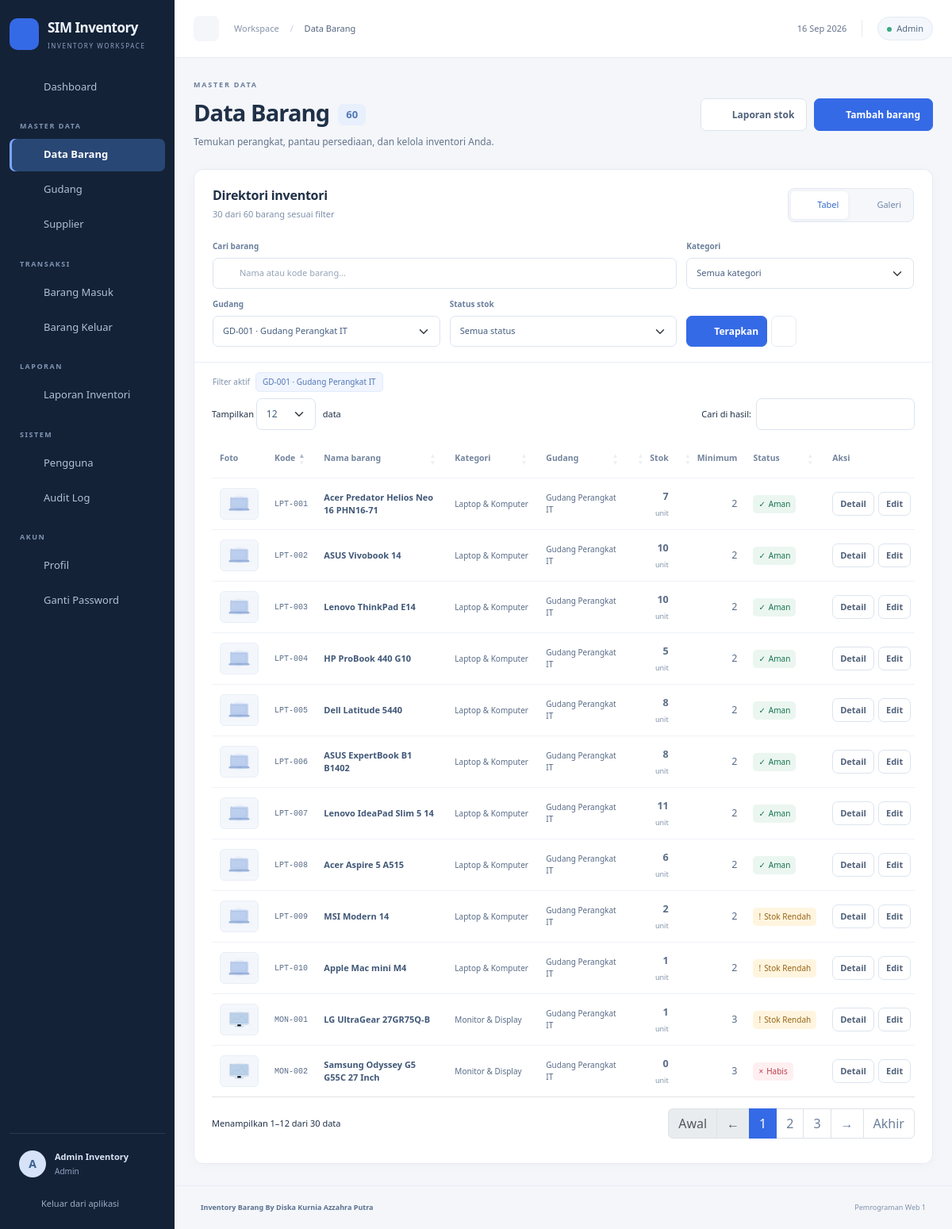
Page /barang?gudang_id=1 (signed in) on the committed database.
### tables this page shows
CREATE TABLE users (
 id BIGINT UNSIGNED AUTO_INCREMENT PRIMARY KEY,
 name VARCHAR(100) NOT NULL,
 email VARCHAR(150) NOT NULL UNIQUE,
 password VARCHAR(255) NOT NULL,
 role_id BIGINT UNSIGNED NOT NULL,
 is_active TINYINT NOT NULL DEFAULT 1,
 created_at TIMESTAMP NOT NULL DEFAULT CURRENT_TIMESTAMP,
 updated_at TIMESTAMP NOT NULL DEFAULT CURRENT_TIMESTAMP ON UPDATE CURRENT_TIMESTAMP,
 FOREIGN KEY (role_id) REFERENCES roles(id),
 CHECK (is_active IN (0,1))
);

CREATE TABLE roles (
 id BIGINT UNSIGNED AUTO_INCREMENT PRIMARY KEY,
 name VARCHAR(20) NOT NULL UNIQUE
);

CREATE TABLE barang (
 id BIGINT UNSIGNED AUTO_INCREMENT PRIMARY KEY,
 kode_barang VARCHAR(30) NOT NULL UNIQUE,
 nama_barang VARCHAR(100) NOT NULL,
 kategori VARCHAR(80) NOT NULL,
 satuan VARCHAR(30) NOT NULL,
 stok INT NOT NULL DEFAULT 0,
 stok_minimum INT NOT NULL DEFAULT 0,
 gudang_id BIGINT UNSIGNED NOT NULL,
 foto VARCHAR(80) NULL,
 deskripsi TEXT NULL,
 created_at TIMESTAMP NOT NULL DEFAULT CURRENT_TIMESTAMP,
 updated_at TIMESTAMP NOT NULL DEFAULT CURRENT_TIMESTAMP ON UPDATE CURRENT_TIMESTAMP,
 FOREIGN KEY (gudang_id) REFERENCES gudang(id) ON DELETE RESTRICT,
 INDEX idx_barang_kategori (kategori),
 CHECK (stok >= 0), CHECK (stok_minimum >= 0)
);

CREATE TABLE gudang (
 id BIGINT UNSIGNED AUTO_INCREMENT PRIMARY KEY,
 kode_gudang VARCHAR(30) NOT NULL UNIQUE,
 nama_gudang VARCHAR(100) NOT NULL,
 lokasi VARCHAR(255) NOT NULL,
 keterangan TEXT NULL,
 created_at TIMESTAMP NOT NULL DEFAULT CURRENT_TIMESTAMP,
 updated_at TIMESTAMP NOT NULL DEFAULT CURRENT_TIMESTAMP ON UPDATE CURRENT_TIMESTAMP
);

### views/barang/index.php (the view, shortened to what the rows shown need)
<div class="page-heading">
    <div><div class="eyebrow">MASTER DATA</div><h1>Data Barang<span class="heading-count"><?= $total ?></span></h1><p>Temukan perangkat, pantau persediaan, dan kelola inventori Anda.</p></div>
    <div class="page-actions"><a class="btn btn-light" href="/reports"><?= icon('report') ?> Laporan stok</a><?php if ($canWrite): ?><a class="btn btn-primary" href="/barang/create"><?= icon('plus') ?> Tambah barang</a><?php endif; ?></div>
</div>
<section class="panel inventory-panel" id="inventory-panel">
    <div class="inventory-toolbar">
        <div><h2>Direktori inventori</h2><p><?= count($rows) ?> dari <?= $total ?> barang sesuai filter</p></div>
        <div class="view-switch" role="group" aria-label="Tampilan barang"><button class="view-button active" data-view="table" aria-pressed="true"><?= icon('table') ?> Tabel</button><button class="view-button" data-view="gallery" aria-pressed="false"><?= icon('grid') ?> Galeri</button></div>
    </div>
    <form class="inventory-filters" action="/barang" method="get" id="inventory-filters">
        <div class="filter-search"><label for="inventory-query">Cari barang</label><div class="search-input"><?= icon('search') ?><input class="form-control" type="search" name="q" id="inventory-query" placeholder="Nama atau kode barang…" value="<?= e($filters['q']) ?>" maxlength="150"></div></div>
        <div><label for="inventory-category">Kategori</label><select class="form-select" name="kategori" id="inventory-category"><option value="">Semua kategori</option></select></div>
        <div><label for="inventory-warehouse">Gudang</label><select class="form-select" name="gudang_id" id="inventory-warehouse"><option value="">Semua gudang</option><?php foreach ($options['gudang'] as $id => $label): ?><option value="<?= (int) $id ?>" <?= $filters['gudang_id'] === (string) $id ? 'selected' : '' ?>><?= e($label) ?></option><?php endforeach; ?></select></div>
        <div><label for="inventory-status">Status stok</label><select class="form-select" name="status" id="inventory-status"><?php foreach (['' => 'Semua status', 'safe' => 'Aman', 'low' => 'Stok Rendah', 'out' => 'Habis', 'attention' => 'Perlu perhatian'] as $key => $label): ?><option value="<?= e($key) ?>" <?= $filters['status'] === $key ? 'selected' : '' ?>><?= e($label) ?></option><?php endforeach; ?></select></div>
        <div class="filter-actions"><button class="btn btn-primary" type="submit" aria-label="Terapkan filter"><?= icon('filter') ?><span>Terapkan</span></button><a class="icon-button filter-reset" href="/barang" aria-label="Hapus semua filter" title="Hapus semua filter"><?= icon('close') ?></a></div>
    </form>
    <?php if (array_filter($filters)): ?><div class="active-filters" aria-label="Filter aktif"><span>Filter aktif</span><?php foreach ($filters as $key => $value): if ($value === '') continue; ?><span class="filter-chip"><?= e(match ($key) { 'status' => ['safe'=>'Aman','low'=>'Stok Rendah','out'=>'Habis','attention'=>'Perlu perhatian'][$value], 'gudang_id' => $options['gudang'][$value] ?? 'Gudang tidak ditemukan', default => $value }) ?></span><?php endforeach; ?></div><?php endif; ?>
    <div class="table-container inventory-table-container">
        <table class="table inventory-table" id="inventory-table"><thead><tr><th data-orderable="false">Foto</th><th>Kode</th><th>Nama barang</th><th>Kategori</th><th>Gudang</th><th>Stok</th><th>Minimum</th><th>Status</th><th data-orderable="false">Aksi</th></tr></thead><tbody>
        <?php foreach ($rows as $row): $health = ItemUI::health($row); ?>
        <tr data-item-id="<?= (int) $row['id'] ?>"><td><img class="table-product-image" loading="lazy" src="<?= e(ItemUI::photo($row)) ?>" data-fallback="<?= e(ItemUI::placeholder($row['kategori'])) ?>" alt="<?= e(!empty($row['foto']) ? 'Foto ' . $row['nama_barang'] : 'Ilustrasi kategori ' . $row['kategori']) ?>"></td><td class="code-cell"><?= e($row['kode_barang']) ?></td><td class="product-name-cell"><a href="/barang/<?= (int) $row['id'] ?>"><?= e($row['nama_barang']) ?></a></td><td><?= e($row['kategori']) ?></td><td><?= e($row['nama_gudang']) ?></td><td data-order="<?= (int) $row['stok'] ?>"><strong><?= (int) $row['stok'] ?></strong><small class="cell-secondary"><?= e($row['satuan']) ?></small></td><td><?= (int) $row['stok_minimum'] ?></td><td><span class="stock-status <?= e($health['key']) ?>"><span aria-hidden="true"><?= $health['icon'] ?></span> <?= e($health['label']) ?></span></td><td><?php require BASE_PATH . '/views/barang/actions.php'; ?></td></tr>
        <?php endforeach; ?>
        </tbody></table>
        <?php foreach ($rows as $row): $health = ItemUI::health($row); ?>
                <div class="product-card-body">
                <div class="product-card-actions"><?php require BASE_PATH . '/views/barang/actions.php'; ?></div></div>
        <?php endforeach; ?>
    </div>
</section>

### views/barang/actions.php (shortened to what the rows shown need)
<div class="action-group"><a class="btn btn-sm btn-light" href="/barang/<?= (int) $row['id'] ?>">Detail</a><?php if ($canWrite): ?><a class="btn btn-sm btn-light" href="/barang/<?= (int) $row['id'] ?>/edit">Edit</a><?php endif; ?></div>

### app/Core/Router.php (shortened to what the rows shown need)
<?php
final class Router
{
    private array $routes = [];
    public function add(string $method, string $path, callable $handler): void
    {
        $this->routes[] = [$method, '#^' . preg_replace('/\{id\}/', '([1-9][0-9]*)', $path) . '/?$#', $handler];
    }
    public function dispatch(): void
    {
        $path = parse_url($_SERVER['REQUEST_URI'], PHP_URL_PATH);
        $matched = false;
        foreach ($this->routes as [$method, $pattern, $handler]) {
            if (preg_match($pattern, $path, $matches)) {
                $matched = true;
                if ($method === $_SERVER['REQUEST_METHOD']) {
                    array_shift($matches);
                    $handler(...$matches);
                    return;
                }
            }
        }
        throw new HttpException($matched ? 405 : 404, $matched ? 'Metode HTTP tidak diizinkan.' : 'Halaman atau data tidak ditemukan.');
    }
}

### views/layouts/main.php (shortened to what the rows shown need)
<?php
$currentUser = \App\Services\Auth::user();
$path = parse_url($_SERVER['REQUEST_URI'], PHP_URL_PATH);
$sections = [
    '' => ['dashboard' => ['grid', 'Dashboard']],
    'MASTER DATA' => ['barang' => ['box', 'Data Barang'], 'gudang' => ['warehouse', 'Gudang'], 'supplier' => ['supplier', 'Supplier']],
    'TRANSAKSI' => ['barang-masuk' => ['in', 'Barang Masuk'], 'barang-keluar' => ['out', 'Barang Keluar']],
    'LAPORAN' => ['reports' => ['report', 'Laporan Inventori']],
];
if (($currentUser['role'] ?? '') === 'Admin') {
    $sections['SISTEM'] = ['users' => ['users', 'Pengguna'], 'audit-logs' => ['clock', 'Audit Log']];
}
$sections['AKUN'] = ['profile' => ['user', 'Profil'], 'profile#password-panel' => ['lock', 'Ganti Password']];
?>
<!doctype html>
<html lang="id">
<head>
    <link rel="stylesheet" href="/assets/vendor/bootstrap.min.css">
    <link rel="stylesheet" href="/assets/vendor/dataTables.bootstrap5.min.css">
    <link rel="stylesheet" href="/assets/css/app.css">
</head>
<body class="<?= $currentUser ? 'app-body' : 'auth-body' ?>">
<?php if ($currentUser): ?>
    <aside class="sidebar" id="sidebar" aria-label="Navigasi workspace">
        <div class="sidebar-brand-row">
            <a class="brand" href="/dashboard" aria-label="SIM Inventory Dashboard"><span class="brand-icon"><?= icon('box') ?></span><span class="brand-label">SIM Inventory<small>INVENTORY WORKSPACE</small></span></a>
        </div>
        <nav class="sidebar-nav" aria-label="Navigasi utama">
        <?php foreach ($sections as $heading => $links): ?>
            <?php if ($heading): ?><div class="nav-caption"><?= e($heading) ?></div><?php endif; ?>
            <?php foreach ($links as $url => [$symbol, $label]): $active = '/' . $url === $path || (!str_contains($url, '#') && str_starts_with($path, '/' . $url . '/')); ?>
            <a class="nav-item <?= $active ? 'active' : '' ?>" href="/<?= e($url) ?>" title="<?= e($label) ?>" aria-label="<?= e($label) ?>" <?= $active ? 'aria-current="page"' : '' ?>><?= icon($symbol) ?><span class="nav-label"><?= e($label) ?></span></a>
            <?php endforeach; ?>
        <?php endforeach; ?>
        </nav>
        <div class="sidebar-bottom">
            <a class="account-summary" href="/profile" aria-label="Profil akun"><span class="avatar"><?= e(mb_substr($currentUser['name'], 0, 1)) ?></span><span class="account-copy"><strong><?= e($currentUser['name']) ?></strong><small><?= e($currentUser['role']) ?></small></span></a>
            <form action="/logout" method="post"><?= csrf_field() ?><button class="logout-btn" type="submit" title="Keluar dari aplikasi" aria-label="Keluar dari aplikasi"><?= icon('logout') ?><span class="nav-label">Keluar dari aplikasi</span></button></form>
        </div>
    </aside>
    <div class="workspace" id="workspace">
        <header class="topbar">
            <div class="topbar-left"><button class="icon-button" id="menu-toggle" aria-label="Ciutkan navigasi" aria-expanded="true" aria-controls="sidebar"><?= icon('menu') ?></button><span class="breadcrumb-text">Workspace <span>/</span> <strong><?= e($title) ?></strong></span></div>
            <div class="topbar-right"><span class="today"><?= icon('clock') ?> <?= date('d M Y') ?></span><span class="topbar-divider"></span><a href="/profile" class="role-pill"><span class="status-dot"></span><?= e($currentUser['role']) ?></a></div>
        </header>
        <main id="main" class="main-content" tabindex="-1"><?= $content ?></main>
        <footer class="app-footer"><span><strong>Inventory Barang By Diska Kurnia Azzahra Putra</strong></span><span>Pemrograman Web 1</span></footer>
    </div>
<?php else: ?>
    <main id="main"><?= $content ?></main>
<?php endif; ?>
</body>
</html>

### rows in the picture
users: name "A", name "Admin Inventory", role.name "Admin"
barang: kode_barang "LPT-001", nama_barang "Acer Predator Helios Neo 16 PHN16-71", kategori "Laptop & Komputer", gudang.nama_gudang "Gudang Perangkat IT", stok "7", satuan "unit", stok_minimum "2", icon "✓", label "Aman"
barang: kode_barang "LPT-002", nama_barang "ASUS Vivobook 14", kategori "Laptop & Komputer", gudang.nama_gudang "Gudang Perangkat IT", stok "10", satuan "unit", stok_minimum "2", icon "✓", label "Aman"
barang: kode_barang "LPT-003", nama_barang "Lenovo ThinkPad E14", kategori "Laptop & Komputer", gudang.nama_gudang "Gudang Perangkat IT", stok "10", satuan "unit", stok_minimum "2", icon "✓", label "Aman"
barang: kode_barang "LPT-004", nama_barang "HP ProBook 440 G10", kategori "Laptop & Komputer", gudang.nama_gudang "Gudang Perangkat IT", stok "5", satuan "unit", stok_minimum "2", icon "✓", label "Aman"
barang: kode_barang "LPT-005", nama_barang "Dell Latitude 5440", kategori "Laptop & Komputer", gudang.nama_gudang "Gudang Perangkat IT", stok "8", satuan "unit", stok_minimum "2", icon "✓", label "Aman"
barang: kode_barang "LPT-006", nama_barang "ASUS ExpertBook B1 B1402", kategori "Laptop & Komputer", gudang.nama_gudang "Gudang Perangkat IT", stok "8", satuan "unit", stok_minimum "2", icon "✓", label "Aman"
barang: kode_barang "LPT-007", nama_barang "Lenovo IdeaPad Slim 5 14", kategori "Laptop & Komputer", gudang.nama_gudang "Gudang Perangkat IT", stok "11", satuan "unit", stok_minimum "2", icon "✓", label "Aman"
barang: kode_barang "LPT-008", nama_barang "Acer Aspire 5 A515", kategori "Laptop & Komputer", gudang.nama_gudang "Gudang Perangkat IT", stok "6", satuan "unit", stok_minimum "2", icon "✓", label "Aman"
barang: kode_barang "LPT-009", nama_barang "MSI Modern 14", kategori "Laptop & Komputer", gudang.nama_gudang "Gudang Perangkat IT", stok "2", satuan "unit", stok_minimum "2", icon "!", label "Stok Rendah"
barang: kode_barang "LPT-010", nama_barang "Apple Mac mini M4", kategori "Laptop & Komputer", gudang.nama_gudang "Gudang Perangkat IT", stok "1", satuan "unit", stok_minimum "2", icon "!", label "Stok Rendah"
barang: kode_barang "MON-001", nama_barang "LG UltraGear 27GR75Q-B", kategori "Monitor & Display", gudang.nama_gudang "Gudang Perangkat IT", stok "1", satuan "unit", stok_minimum "3", icon "!", label "Stok Rendah"
barang: kode_barang "MON-002", nama_barang "Samsung Odyssey G5 G55C 27 Inch", kategori "Monitor & Display", gudang.nama_gudang "Gudang Perangkat IT", stok "0", satuan "unit", stok_minimum "3", icon "×", label "Habis"

### other values in the picture
$label "Dashboard"
$heading "MASTER DATA"
$label "Data Barang"
$label "Gudang"
$label "Supplier"
$heading "TRANSAKSI"
$label "Barang Masuk"
$label "Barang Keluar"
$heading "LAPORAN"
$label "Laporan Inventori"
$heading "SISTEM"
$label "Pengguna"
$label "Audit Log"
$heading "AKUN"
$label "Profil"
